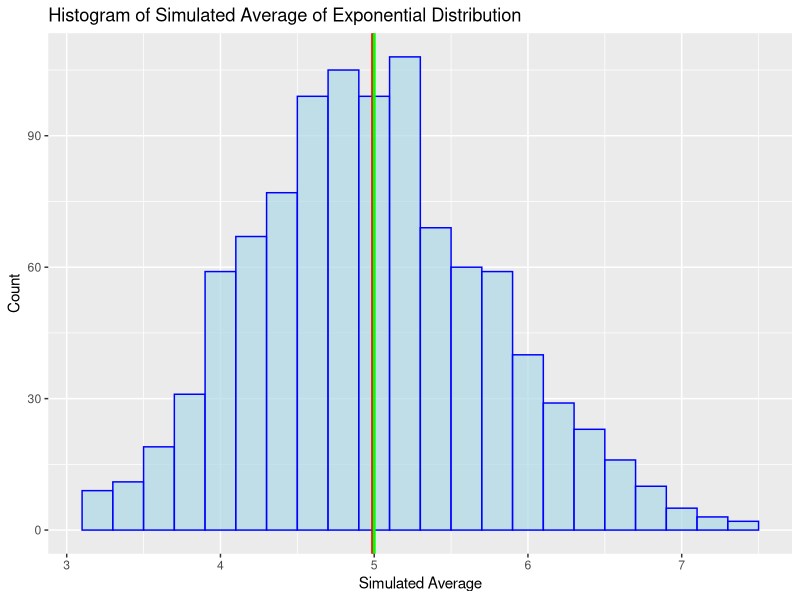
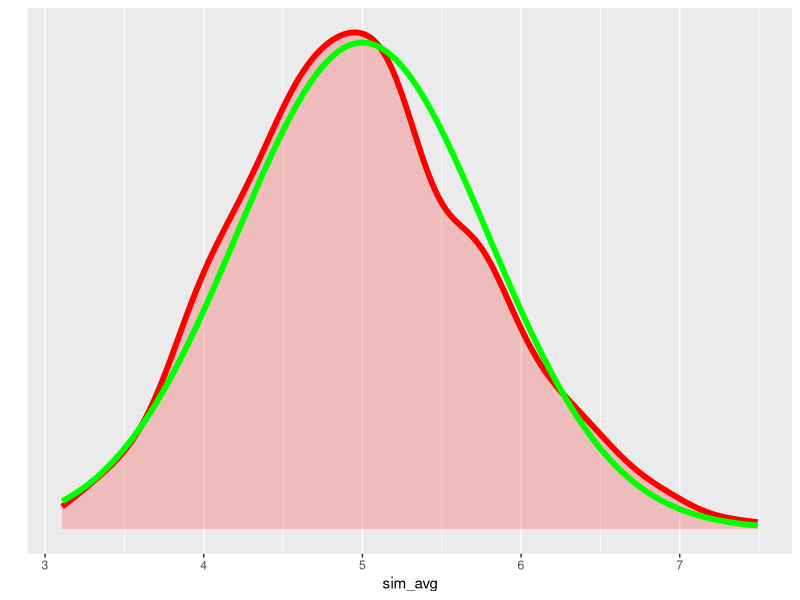
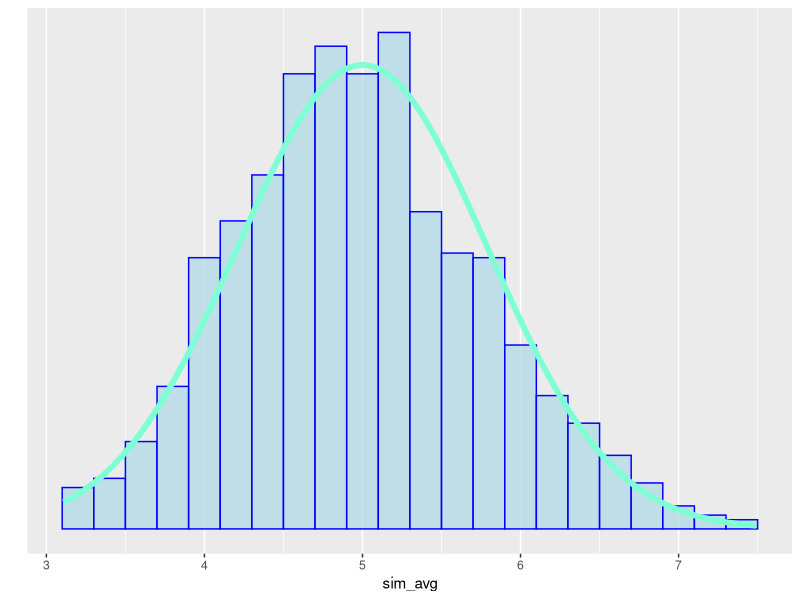
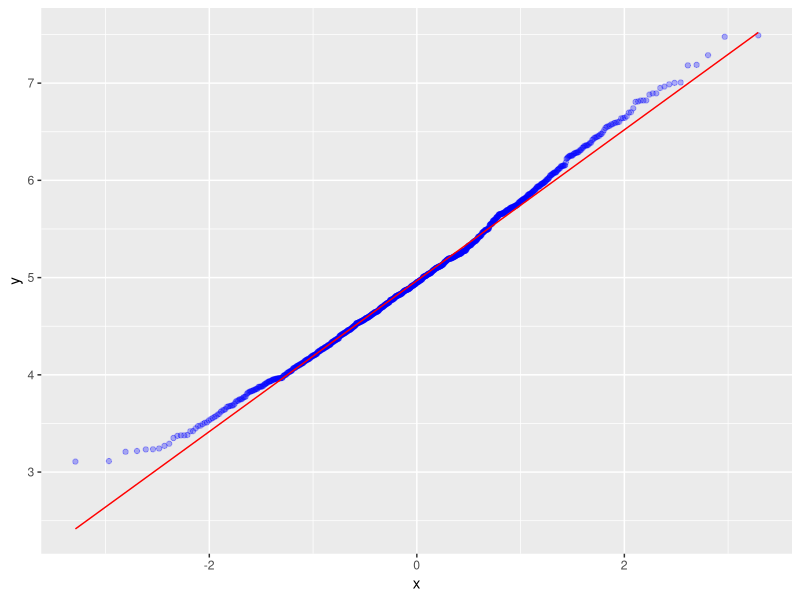

Write R code to recreate these figures, in order.
## ---- chunk 1
knitr::opts_chunk$set(echo = TRUE, fig.width=4, fig.height=2)
## ---- chunk 2
# Setting the environment 
library(tidyverse)
## ---- chunk 3
# Set seed at 1
set.seed(1)

# Set relevant parameters 
lambda <- 0.2
n <- 40
sim <- 1000

# Run simulations
simulation_exp <- replicate(sim, rexp(n, lambda))

# Take the sample mean
sim_avg <- apply(simulation_exp, 2, mean)

## ---- chunk 4
# Simulated Mean
sim_mean <- mean(sim_avg)
sim_mean

# Theoretical Mean
theo_mean <- 1/lambda
theo_mean

# Difference
theo_mean - sim_mean
## ---- chunk 5
# Visualization
sim_avg1 <- data.frame(sim_avg)

g = ggplot(data=sim_avg1, aes(x=sim_avg))
g = g + geom_histogram(binwidth = 0.2, fill='lightblue', color='blue',
                       alpha=.7)
g = g + geom_vline(xintercept=sim_mean, col='red', size=1)
g = g + geom_vline(xintercept=theo_mean, col='green', size=1)
g = g + labs(title = "Histogram of Simulated Average of Exponential Distribution", x="Simulated Average", y="Count")
g
## ---- chunk 6
# Simulated Variance
sim_var <- sd(sim_avg)^2
sim_var

# Theoretical Variance
theo_var <- (1/lambda/sqrt(n))^2
theo_var

# Difference
theo_var-sim_var
## ---- chunk 7
g1 = ggplot(data=sim_avg1, aes(x=sim_avg))
g1 = g1 + geom_density(color='red', size = 2, fill='red', alpha=0.2)
g1 = g1 + stat_function(color='green', size = 2,fun = dnorm, n = 1000, args = list(mean = 1/lambda, sd = sqrt(theo_var))) + ylab("") + scale_y_continuous(breaks = NULL)
g1
## ---- chunk 8
g2 = ggplot(data=sim_avg1, aes(x=sim_avg))
g2 = g2 + geom_histogram(aes(y=..density..), binwidth = 0.2, fill='lightblue', color='blue',
                       alpha=.7)
g2 = g2 + stat_function(color='aquamarine', size = 2,fun = dnorm, n = 1000, args = list(mean = 1/lambda, sd = sqrt(theo_var))) + ylab("") + scale_y_continuous(breaks = NULL)
g2
## ---- chunk 9
g3 = ggplot(data=sim_avg1, aes(sample=sim_avg))
g3 = g3 + stat_qq(color='blue', alpha=.3) + stat_qq_line(color = 'red')
g3
